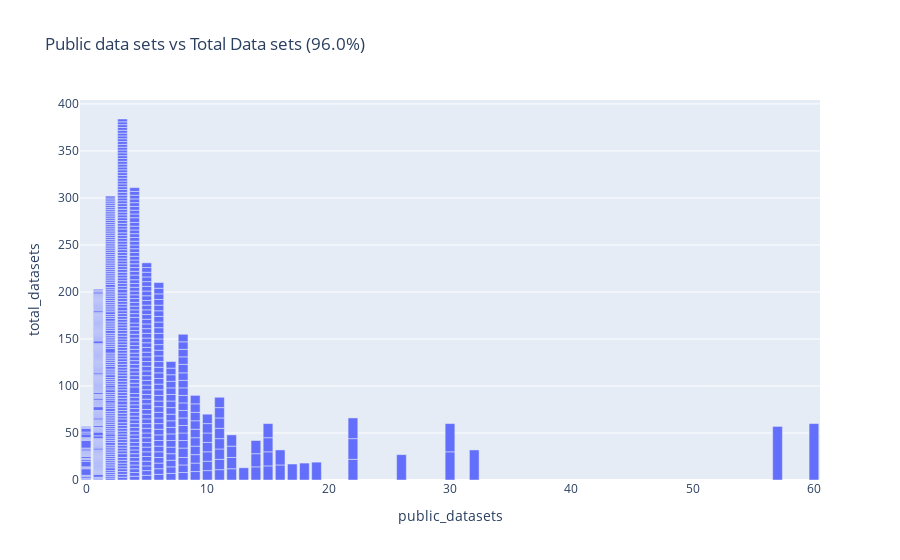

Notebook cell for this chart:
### Code cell
# Drop the theoretical papers as we only analyse experimental
# Measure the amount of theoretical papers that we will have to discount
theoretical_papers = df["theoretical"].sum()
print(f"Total number of theoretical papers: {theoretical_papers}. Percentage: {(theoretical_papers / len(df) * 100).round(4)}%")

df = df[df["theoretical"] == False]
df.drop(["theoretical"], axis=1, inplace=True)

# Drop the award winning papers to avoid bias (The award winning papers are proportionally overrepresented in the dataset)
award_winners = len(df) - df['awards'].isna().sum()
print(f"Total number of award winning papers: {award_winners}.")
df = df[df["awards"].isna()]
df.drop(["awards"], axis=1, inplace=True)
print(f"Total number of applicable papers: {len(df)}")
print()

# Measure the amount of papers that have implementation URLS
print(f"Total number of implementation URLs: {df["implementation_url"].sum()}. Percentage: {(df["implementation_url"].sum() / len(df) * 100).round(4)}%")

# Measure the amount of data sets used and how many were public vs private
avg = (df["public_datasets"].sum() / df["total_datasets"].sum() * 100).round(2)
title = f"Public data sets vs Total Data sets ({avg}%)"
plot = px.bar(df, x="public_datasets", y="total_datasets", title=title)
plot.show()

df["public_data_fraction"] = df["public_datasets"] / df["total_datasets"]
print("Number of papers / percentage that only use private data:", len(df[df["public_datasets"] == 0]), round(len(df[df["public_datasets"] == 0]) / len(df) * 100, 2))
df.drop(["public_datasets", "total_datasets"], axis=1, inplace=True)


# Calculate the papers with implementation url and cost >= 5 based on the guideline
bad_url_count = len(df[(df["implementation_url"] == True) & (df["Implementation"] >= 5)])
print(f"The bad URL count is: {bad_url_count}")

### Figure 1 — Plotly figure (JSON) as saved in the notebook; plotly's stock layout.template omitted (floating-point values rounded to 4 significant figures; data arrays with more than 128 entries replaced by an {"elided": "..."} marker saying what was removed)
{"data": [{"hovertemplate": "public_datasets=%{x}<br>total_datasets=%{y}<extra></extra>", "legendgroup": "", "marker": {"color": "#636efa", "pattern": {"shape": ""}}, "name": "", "orientation": "v", "showlegend": false, "textposition": "auto", "type": "bar", "x": {"elided": "726 int values"}, "xaxis": "x", "y": {"elided": "726 int values"}, "yaxis": "y"}], "layout": {"barmode": "relative", "legend": {"tracegroupgap": 0}, "title": {"text": "Public data sets vs Total Data sets (96.0%)"}, "xaxis": {"anchor": "y", "domain": [0, 1], "title": {"text": "public_datasets"}}, "yaxis": {"anchor": "x", "domain": [0, 1], "title": {"text": "total_datasets"}}}}
